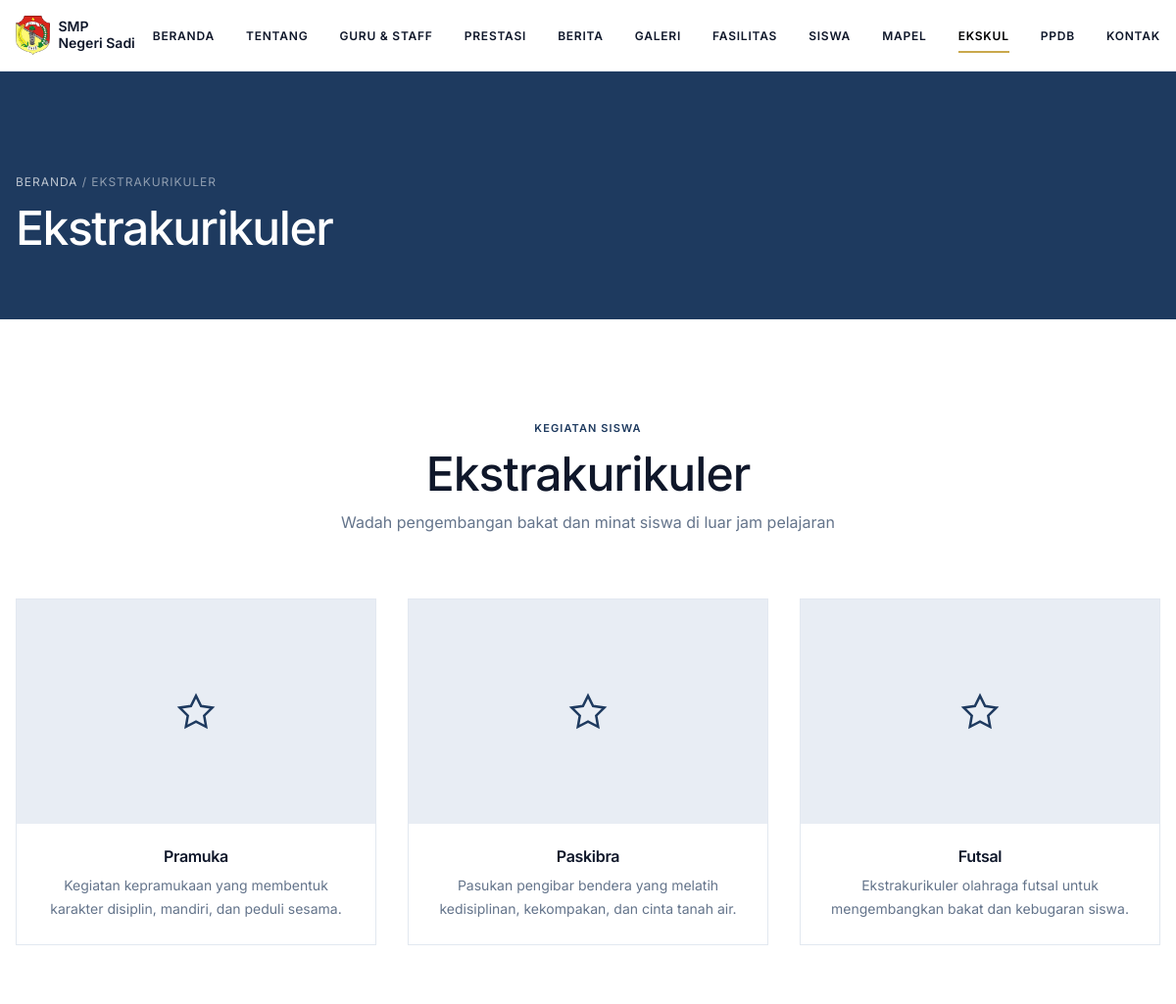
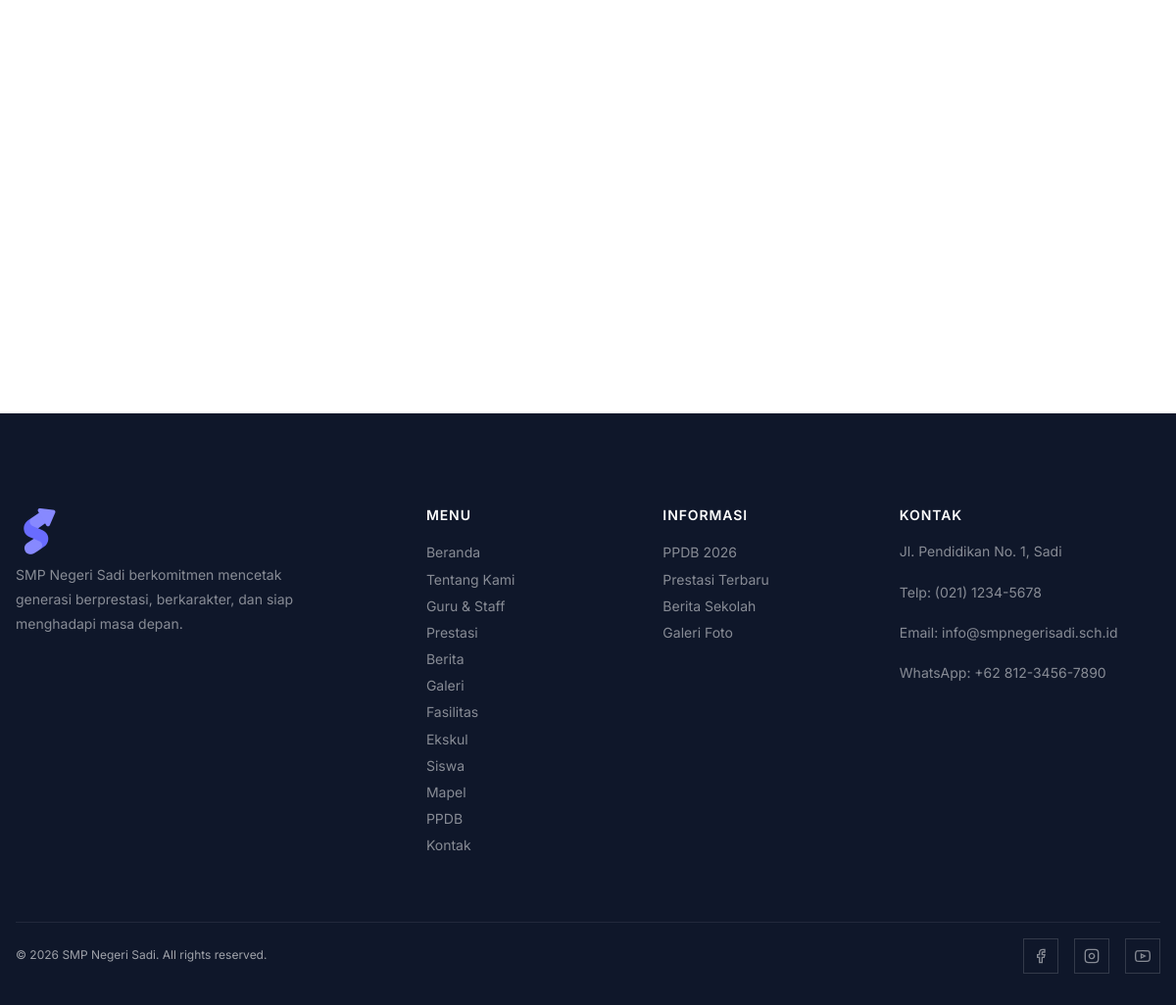
The app's page /index.php/home/ekstrakurikuler with its own data (2 pictures, top to bottom).
### tables this page shows
CREATE TABLE `ekstrakurikuler` (
  `id` int NOT NULL,
  `nama` varchar(150) NOT NULL,
  `foto` varchar(255) DEFAULT NULL,
  `deskripsi` text,
  `id_guru` int DEFAULT NULL,
  `urutan` int DEFAULT '0'
);

### application/controllers/Home.php (called while the page is built, shortened)
<?php
class Home extends CI_Controller {
  public function ekstrakurikuler()
  {
    $this->load->model('ekstrakurikuler_model');
    $data['title'] = 'Ekstrakurikuler';
    $data['active_nav'] = 'ekstrakurikuler';
    $data['ekstrakurikuler'] = $this->ekstrakurikuler_model->get_with_guru();
    $this->load->view('frontend/template/header', $data);
    $this->load->view('frontend/ekstrakurikuler', $data);
    $this->load->view('frontend/template/footer');
  }
}

### index.php (called while the page is built, shortened)
<?php
require_once BASEPATH.'core/CodeIgniter.php';

### application/models/Ekstrakurikuler_model.php (called while the page is built, shortened)
<?php
class Ekstrakurikuler_model extends CI_Model {
  public function get_with_guru()
  {
    $this->db->select('ekstrakurikuler.*, guru.nama as nama_guru');
    $this->db->from('ekstrakurikuler');
    $this->db->join('guru', 'guru.id = ekstrakurikuler.id_guru', 'left');
    $this->db->order_by('ekstrakurikuler.urutan', 'ASC');
    return $this->db->get()->result();
  }
}

### application/views/frontend/ekstrakurikuler.php (the view, shortened to what this page needs)
<section class="sub-hero">
  <div class="container">
    <p class="breadcrumb"><a href="<?php echo site_url(); ?>">Beranda</a> / Ekstrakurikuler</p>
    <h1>Ekstrakurikuler</h1>
  </div>
</section>
<section class="section">
  <div class="container">
    <div class="section-header fade-in">
      <span class="section-label">Kegiatan Siswa</span>
      <h2>Ekstrakurikuler</h2>
      <p>Wadah pengembangan bakat dan minat siswa di luar jam pelajaran</p>
    </div>
    <?php if ($ekstrakurikuler): ?>
    <div class="ekskul-grid">
      <?php foreach ($ekstrakurikuler as $i => $e): ?>
      <div class="ekskul-card fade-in" style="transition-delay:<?php echo $i * 0.05; ?>s">
        <?php if ($e->foto): ?>
        <img src="<?php echo base_url($e->foto); ?>" alt="<?php echo $e->nama; ?>" class="ekskul-img">
        <?php else: ?>
        <div class="ekskul-img" style="background:var(--primary-light);display:flex;align-items:center;justify-content:center">
          <svg width="40" height="40" viewBox="0 0 24 24" fill="none" stroke="var(--primary)" stroke-width="1.5"><path d="M12 2l3.09 6.26L22 9.27l-5 4.87 1.18 6.88L12 17.77l-6.18 3.25L7 14.14 2 9.27l6.91-1.01L12 2z"/></svg>
        </div>
        <?php endif; ?>
        <div class="ekskul-body">
          <h3><?php echo $e->nama; ?></h3>
          <p><?php echo $e->deskripsi ?? '-'; ?></p>
        </div>
      </div>
      <?php endforeach; ?>
    </div>
    <?php else: ?>
      <p style="text-align:center;padding:var(--space-xl) 0">Belum ada data ekstrakurikuler.</p>
    <?php endif; ?>
  </div>
</section>

### application/views/frontend/template/header.php (shortened to what this page needs)
<!DOCTYPE html>
<html lang="id">
<head>
  <link rel="stylesheet" href="<?php echo base_url('assets/frontend/css/style.css?v=2'); ?>">
</head>
<body>
  <nav class="nav">
    <div class="container">
      <a href="<?php echo site_url(); ?>" class="nav-logo">
        <img src="<?php echo base_url('assets/frontend/img/logo-smp.png'); ?>" alt="SMP Negeri Sadi">
        <span>SMP<br>Negeri Sadi</span>
      </a>
      <ul class="nav-list">
        <li><a href="<?php echo site_url(); ?>" class="<?php echo (empty($active_nav) || $active_nav === 'beranda') ? 'active' : ''; ?>">Beranda</a></li>
        <li><a href="<?php echo site_url('tentang'); ?>" class="<?php echo $active_nav === 'tentang' ? 'active' : ''; ?>">Tentang</a></li>
        <li><a href="<?php echo site_url('guru'); ?>" class="<?php echo $active_nav === 'guru' ? 'active' : ''; ?>">Guru & Staff</a></li>
        <li><a href="<?php echo site_url('prestasi'); ?>" class="<?php echo $active_nav === 'prestasi' ? 'active' : ''; ?>">Prestasi</a></li>
        <li><a href="<?php echo site_url('berita'); ?>" class="<?php echo $active_nav === 'berita' ? 'active' : ''; ?>">Berita</a></li>
        <li><a href="<?php echo site_url('galeri'); ?>" class="<?php echo $active_nav === 'galeri' ? 'active' : ''; ?>">Galeri</a></li>
        <li><a href="<?php echo site_url('fasilitas'); ?>" class="<?php echo $active_nav === 'fasilitas' ? 'active' : ''; ?>">Fasilitas</a></li>
        <li><a href="<?php echo site_url('siswa'); ?>" class="<?php echo $active_nav === 'siswa' ? 'active' : ''; ?>">Siswa</a></li>
        <li><a href="<?php echo site_url('mata-pelajaran'); ?>" class="<?php echo $active_nav === 'mata_pelajaran' ? 'active' : ''; ?>">Mapel</a></li>
        <li><a href="<?php echo site_url('ekstrakurikuler'); ?>" class="<?php echo $active_nav === 'ekstrakurikuler' ? 'active' : ''; ?>">Ekskul</a></li>
        <li><a href="<?php echo site_url('ppdb'); ?>" class="<?php echo $active_nav === 'ppdb' ? 'active' : ''; ?>">PPDB</a></li>
        <li><a href="<?php echo site_url('kontak'); ?>" class="<?php echo $active_nav === 'kontak' ? 'active' : ''; ?>">Kontak</a></li>
      </ul>
    </div>
  </nav>
  <main>

### application/views/frontend/template/footer.php (shortened to what this page needs)
  </main>
  <footer class="footer">
    <div class="container">
      <div class="footer-grid">
        <div class="footer-brand">
          <img src="<?php echo base_url('assets/sneat/assets/img/favicon/favicon.ico'); ?>" alt="SMP Negeri Sadi">
          <p>SMP Negeri Sadi berkomitmen mencetak generasi berprestasi, berkarakter, dan siap menghadapi masa depan.</p>
        </div>
        <div>
          <h4>Menu</h4>
          <ul>
            <li><a href="<?php echo site_url(); ?>">Beranda</a></li>
            <li><a href="<?php echo site_url('tentang'); ?>">Tentang Kami</a></li>
            <li><a href="<?php echo site_url('guru'); ?>">Guru & Staff</a></li>
            <li><a href="<?php echo site_url('prestasi'); ?>">Prestasi</a></li>
            <li><a href="<?php echo site_url('berita'); ?>">Berita</a></li>
            <li><a href="<?php echo site_url('galeri'); ?>">Galeri</a></li>
            <li><a href="<?php echo site_url('fasilitas'); ?>">Fasilitas</a></li>
            <li><a href="<?php echo site_url('ekstrakurikuler'); ?>">Ekskul</a></li>
            <li><a href="<?php echo site_url('siswa'); ?>">Siswa</a></li>
            <li><a href="<?php echo site_url('mata-pelajaran'); ?>">Mapel</a></li>
            <li><a href="<?php echo site_url('ppdb'); ?>">PPDB</a></li>
            <li><a href="<?php echo site_url('kontak'); ?>">Kontak</a></li>
          </ul>
        </div>
        <div>
          <h4>Informasi</h4>
          <ul>
            <li><a href="<?php echo site_url('ppdb'); ?>">PPDB 2026</a></li>
            <li><a href="<?php echo site_url('prestasi'); ?>">Prestasi Terbaru</a></li>
            <li><a href="<?php echo site_url('berita'); ?>">Berita Sekolah</a></li>
            <li><a href="<?php echo site_url('galeri'); ?>">Galeri Foto</a></li>
          </ul>
        </div>
        <div>
          <h4>Kontak</h4>
          <p>Jl. Pendidikan No. 1, Sadi</p>
          <p>Telp: (021) 1234-5678</p>
          <p>Email: info@smpnegerisadi.sch.id</p>
          <p>WhatsApp: +62 812-3456-7890</p>
        </div>
      </div>
      <div class="footer-bottom">
        <span>&copy; <?php echo date('Y'); ?> SMP Negeri Sadi. All rights reserved.</span>
        <div class="footer-social">
          <a href="#" aria-label="Facebook">
            <svg width="16" height="16" viewBox="0 0 24 24" fill="none" stroke="currentColor" stroke-width="2"><path d="M18 2h-3a5 5 0 0 0-5 5v3H7v4h3v8h4v-8h3l1-4h-4V7a1 1 0 0 1 1-1h3z"/></svg>
          </a>
          <a href="#" aria-label="Instagram">
            <svg width="16" height="16" viewBox="0 0 24 24" fill="none" stroke="currentColor" stroke-width="2"><rect x="2" y="2" width="20" height="20" rx="5"/><path d="M16 11.37A4 4 0 1 1 12.63 8 4 4 0 0 1 16 11.37z"/><line x1="17.5" y1="6.5" x2="17.51" y2="6.5"/></svg>
          </a>
          <a href="#" aria-label="YouTube">
          </a>
        </div>
      </div>
    </div>
  </footer>
</body>
</html>

### records on screen
ekstrakurikuler: nama "Pramuka", deskripsi "Kegiatan kepramukaan yang membentuk karakter disiplin, mandiri, dan peduli sesama."
ekstrakurikuler: nama "Paskibra", deskripsi "Pasukan pengibar bendera yang melatih kedisiplinan, kekompakan, dan cinta tanah air."
ekstrakurikuler: nama "Futsal", deskripsi "Ekstrakurikuler olahraga futsal untuk mengembangkan bakat dan kebugaran siswa."
